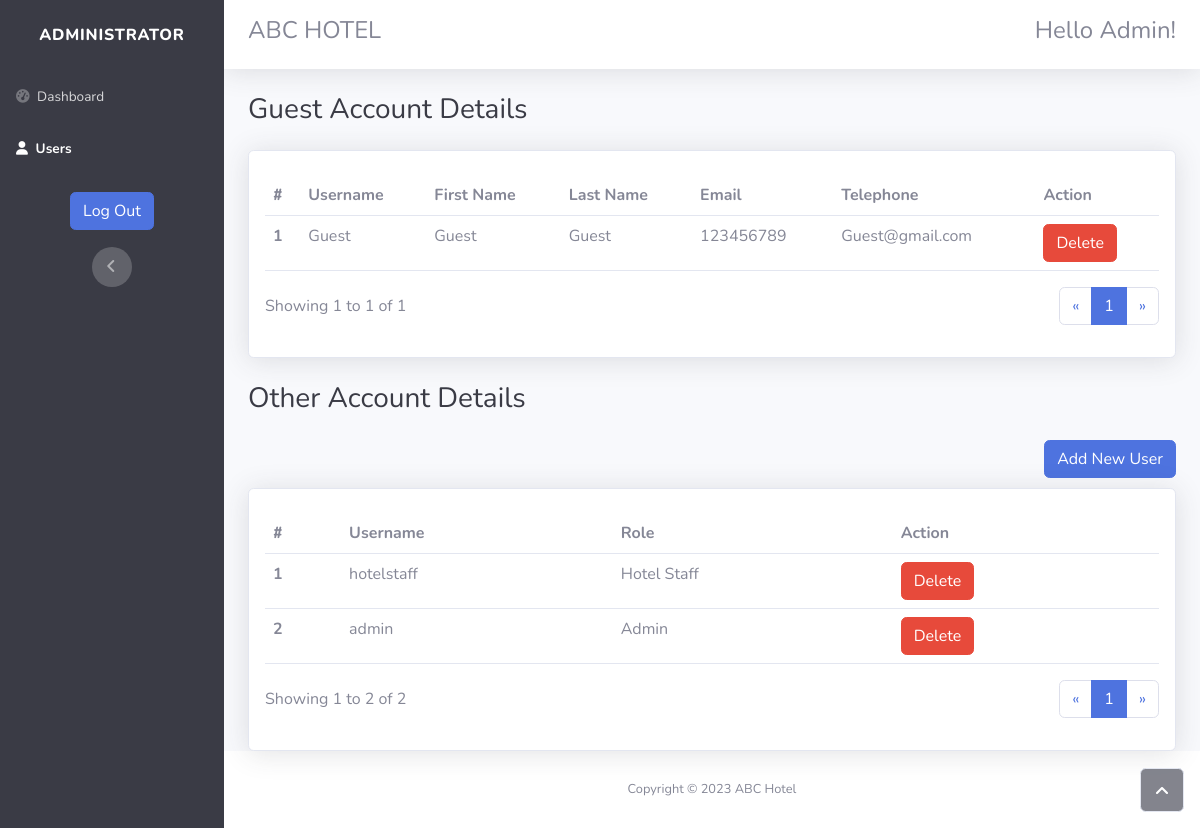
The app's page /admin_users.php (signed in) with its own data.
### tables this page shows
CREATE TABLE `user_details` (
  `User_Details_Id` int(11) NOT NULL,
  `User_Id` int(11) NOT NULL,
  `Fname` varchar(64) NOT NULL,
  `Lname` varchar(64) NOT NULL,
  `Email` varchar(64) NOT NULL,
  `Tel` int(11) NOT NULL
);

CREATE TABLE `user` (
  `User_Id` int(11) NOT NULL,
  `Username` varchar(64) NOT NULL,
  `Password` varchar(64) NOT NULL,
  `Role` varchar(64) NOT NULL
);

### admin_users.php (the view, shortened to what the rows shown need)
<?php
require_once 'classes/Admin.php';
$rs1 = Admin::getGuestUsers();
if (isset($_GET['page1'])) {
    $page1 = $_GET['page1'];
} else {
    $page1 = 1;
}
$results_per_page1 = 10;
if (count($rs1) < 10) {
    $results_per_page1 = count($rs1);
}
$page_first_result1 = ($page1 - 1) * $results_per_page1;
$number_of_result1 = count($rs1);
$number_of_page1 = ceil($number_of_result1 / $results_per_page1);
if ($page1 == $number_of_page1) {
    $results_per_page1 = count($rs1) - $page_first_result1;
}
$rs2 = Admin::getOtherUsers();
if (isset($_GET['page2'])) {
    $page2 = $_GET['page2'];
} else {
    $page2 = 1;
}
$results_per_page2 = 10;
if (count($rs2) < 10) {
    $results_per_page2 = count($rs2);
}
$page_first_result2 = ($page2 - 1) * $results_per_page2;
$number_of_result2 = count($rs2);
$number_of_page2 = ceil($number_of_result2 / $results_per_page2);
if ($page2 == $number_of_page2) {
    $results_per_page2 = count($rs2) - $page_first_result2;
}
?>
<!DOCTYPE html>
<html lang="en">
    <head>
        <link rel="stylesheet" href="assets/bootstrap/css/bootstrap.min.css" />
    </head>
    <body id="page-top">
        <div id="wrapper">
            <div class="d-flex flex-column" id="content-wrapper">
                <div id="content">
                    <div class="container-fluid">
                        <div class="card shadow">
                            <div class="card-body">
                                <div class="table-responsive table mt-2" id="dataTable" role="grid" aria-describedby="dataTable_info">
                                    <table class="table my-0" id="dataTable">
                                        <thead>
                                            <tr>
                                                <th>
                                                    <b>#</b>
                                                </th>
                                                <th>Username</th>
                                                <th>First Name</th>
                                                <th>Last Name</th>
                                                <th>Email</th>
                                                <th>Telephone</th>
                                                <th>Action</th>
                                            </tr>
                                        </thead>
                                        <tbody>
                                        <?php
                                            if (count($rs1) > 0) {
                                                for ($i = $page_first_result1; $i < $page_first_result1 + $results_per_page1; $i++) {
                                                    $row1 = $rs1[$i];
                                            ?>
                                                    <tr>
                                                        <td><b><?php echo $i + 1; ?></b></td>
                                                        <td><?php echo $row1['Username']; ?></td>
                                                        <td><?php echo $row1['Fname']; ?></td>
                                                        <td><?php echo $row1['Lname']; ?></td>
                                                        <td><?php echo $row1['Tel']; ?></td>
                                                        <td><?php echo $row1['Email']; ?></td>
                                                        <td><a type="button" class="btn btn-danger" href="includes/admin.inc.php?action=delete&target=user&userId=<?php echo $row1['User_Id']; ?>" name="delete">Delete</a></td>
                                                    </tr>
                                            <?php
                                                }
                                            } else {
                                                echo '<tr>';
                                                echo '<td colspan="7">No data found</td>';
                                                echo '</tr>';
                                            }
                                            ?>
                                        </tbody>
                                    </table>
                                </div>
                            </div>
                        </div>
                    </div>
                    <br>
                    <div class="container-fluid">
                        <div class="card shadow">
                            <div class="card-body">
                                <div class="table-responsive table mt-2" id="dataTable" role="grid" aria-describedby="dataTable_info">
                                    <table class="table my-0" id="dataTable">
                                        <thead>
                                            <tr>
                                                <th>
                                                    <b>#</b>
                                                </th>
                                                <th>Username</th>
                                                <th>Role</th>
                                                <th>Action</th>
                                            </tr>
                                        </thead>
                                        <tbody>
                                        <?php
                                        if (count($rs2) > 0) {
                                            for ($i = $page_first_result2; $i < $page_first_result2 + $results_per_page2; $i++) {
                                                $row2 = $rs2[$i];
                                        ?>
                                                <tr>
                                                    <td><b><?php echo $i + 1;?></b></td>
                                                    <td><?php echo $row2['Username'];?></td>
                                                    <td><?php echo $row2['Role'];?></td>
                                                    <td><a type="button" class="btn btn-danger" href="includes/admin.inc.php?action=delete&target=user&userId=<?php echo $row2['User_Id']; ?>" name="delete">Delete</a></td>
                                                </tr>
                                        <?php
                                            }
                                        } else {
                                            ?>
                                            <tr>
                                            <td colspan="4">No data found</td>
                                            </tr>
                                            <?php
                                        }
                                        ?>
                                        </tbody>
                                    </table>
                                </div>
                            </div>
                        </div>
                    </div>
                </div>
            </div>
        </div>
    </body>
</html>

### records on screen
user_details: User_Id.Username "Guest", Fname "Guest", Lname "Guest", Tel "123456789", Email "Guest@gmail.com"
user: Username "hotelstaff", Role "Hotel Staff"
user: Username "admin", Role "Admin"

### other values on screen
$page_first_result1 + 1 "1"
$page_first_result1 + $results_per_page1 "1"
count($rs1) "1"
$page_first_result2 + 1 "1"
$page_first_result2 + $results_per_page2 "2"
count($rs2) "2"
